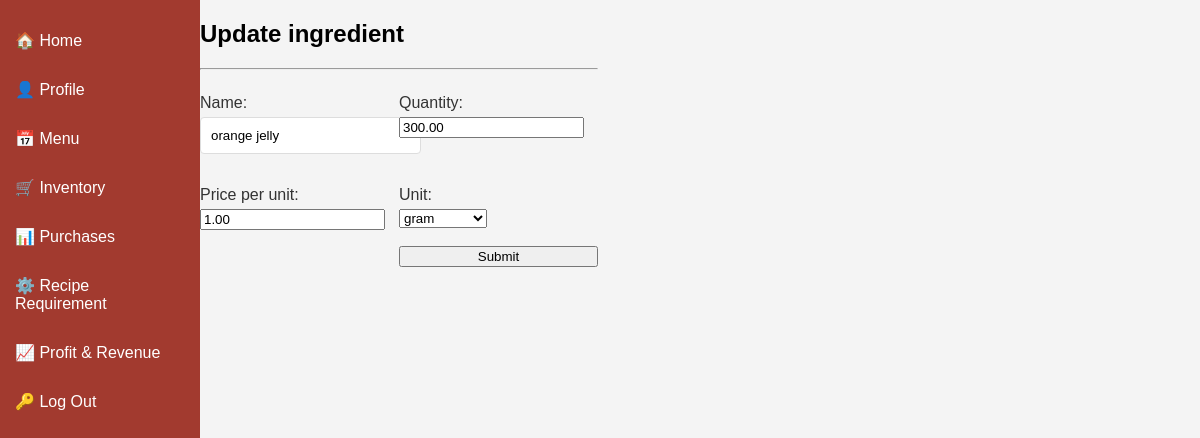
/ingredient/1/update, run on the app's committed database.
### inventory/models.py (models this page shows, shortened)
class Ingredient(models.Model):
    id = models.AutoField(primary_key=True)
    name = models.CharField(max_length=200)
    quantity = models.DecimalField(max_digits=10, decimal_places=2)
    price_per_unit = models.DecimalField(max_digits=10, decimal_places=2)
    unit = models.CharField(max_length=200, choices=UNIT_CHOICES, default='')

### inventory/views.py (the view)
# urls.py: path('ingredient/<pk>/update', views.IngredientUpdate.as_view(), name='ingredientupdate'),
class IngredientUpdate(UpdateView):
  model = Ingredient
  template_name = "inventory/ingredient_update_form.html"
  form_class = IngredientForm
  success_url = reverse_lazy('ingredientslist')

### inventory/forms.py
class IngredientForm(forms.ModelForm):
    class Meta:
      model = Ingredient
      fields = "__all__"

### inventory/templates/inventory/ingredient_update_form.html (shortened to what this page needs)
{% extends 'inventory/base.html' %}
{% load static %}
{% block head %}
  <link rel="stylesheet" href="{% static 'inventory/main.css' %}">
{% endblock %}
{% block content %}
<div class="body">
  <div class="form">
    <div class="form-title"><h2>Update ingredient</h2></div>
    <hr class="line">
    <div class="form_content">
      <form method="POST">
        {{ form.as_p }}
        <br><input type="submit" class="btn_login" value="Submit"/>
      </form>
    </div>
  </div>
</div>
{% endblock %}

### inventory/static/inventory/main.css (style rules this page uses)
body { font-family: Arial, sans-serif; display: flex; margin: 0; padding: 0; height: 100vh; background-color: #f4f4f4; }
form { display: grid; grid-template-columns: 1fr 1fr; }
.html, body { height: 100%; margin: 0; }
label { display: block; margin-bottom: 5px; color: #333; }
input[type="text"], input[type="password"] { width: 100%; padding: 10px; border: 1px solid #ddd; border-radius: 4px; }

### data on the page
Ingredient: name "orange jelly", quantity "300.00", price_per_unit "1.00", unit "gram"
